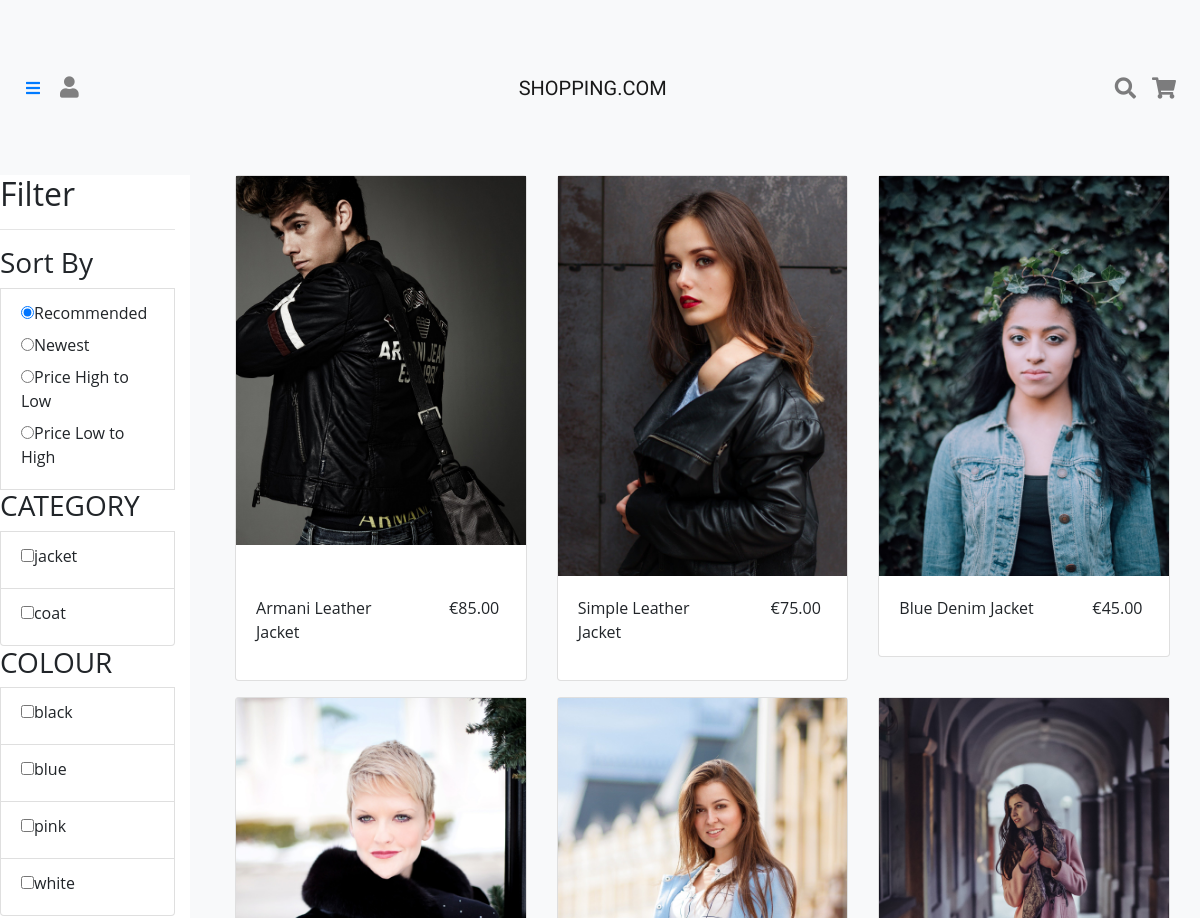
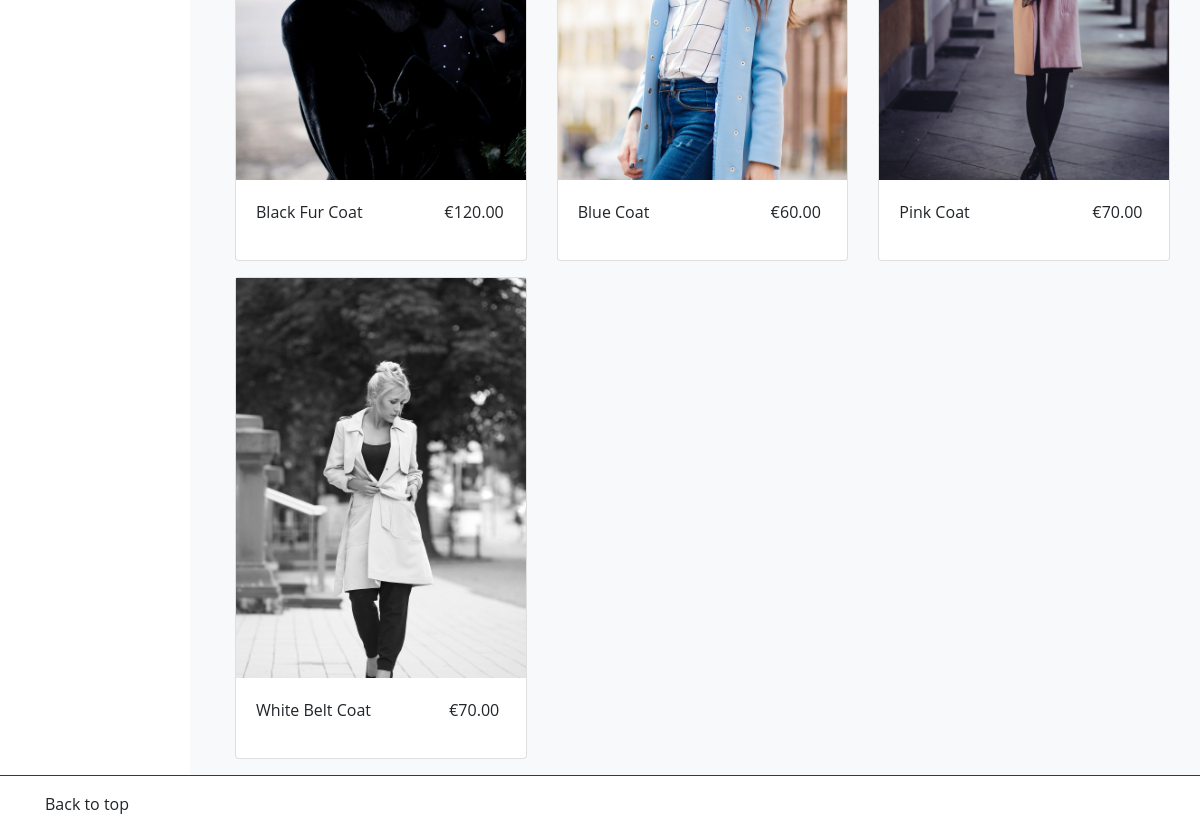
Screenshot of /product/product_list.php?cat=outerwears with the database file from the repository (2 pictures, top to bottom).
### tables this page shows
CREATE TABLE Product(
p_id INT(6) UNSIGNED AUTO_INCREMENT PRIMARY KEY,
p_name VARCHAR(30) NOT NULL,
p_category VARCHAR(30) NOT NULL,
p_sub VARCHAR(30) NOT NULL,
p_colour VARCHAR(30) NOT NULL,
p_price DECIMAL(5,2) NOT NULL,
p_quantity INT(6) NOT NULL,
p_description VARCHAR(1000)
);

### src/controller/Product_cont.php (called while the page is built, shortened)
<?php
	include 'Controller.php';
	class Product_Controller extends Controller{
		public function __construct(){
			$this->model= new Product_model();
		}
		public function productList(){
    		$category = $_REQUEST['cat'];
            $type = 'cat';
    		$sql = 'select * from Product where p_category="'.$category.'"';
    		$lst = $this->model->selectSQL($sql);
    		$rows = $lst -> rowCount();
    		$list = $lst->fetchAll();
    		$clist = $this->model->selectFilter2('p_colour', $category);
    		$slist = $this->model->selectFilter2('p_sub', $category);
            $navbar = $this->navbar();
        	require_once $_SERVER["DOCUMENT_ROOT"]."/view/header.php";
			require_once $_SERVER["DOCUMENT_ROOT"]."/view/product_list.php";
			require_once $_SERVER["DOCUMENT_ROOT"]."/view/footer.php";
    	}
	}

### src/product/product_list.php (called while the page is built)
<?php
  include $_SERVER["DOCUMENT_ROOT"].'/controller/Product_cont.php';
  include $_SERVER["DOCUMENT_ROOT"].'/model/Product_model.php';
  $controller = new Product_Controller();
  $controller -> ProductList();
?>

### src/model/Model.php (called while the page is built, shortened)
<?php
	class Model{
		public $pdo;
		private $host = 'db';
		private $dbuser ='d1234';
		private $dbpwd = '1234';
		private $database = 'mysql';
		public function __construct(){
			try{
				$this->pdo = new PDO("mysql:host=$this->host;dbname=$this->database", $this->dbuser, $this->dbpwd);
				$this->pdo->setAttribute(PDO::ATTR_ERRMODE, PDO::ERRMODE_EXCEPTION);
			}catch(PDOException $e){
				echo 'Could not connect: '. $e -> getMessage();
			}
		}
		public function selectSQL($sql){
			$stmt = $this->pdo->prepare($sql);
			$stmt->execute();
			return $stmt;
		}
	}

### src/model/Product_model.php (called while the page is built, shortened)
<?php
	include 'Model.php';
	class Product_Model extends Model{
		function selectFilter2($filter, $category){
			$sql = "SELECT DISTINCT($filter) from Product where p_category= '$category'";
			$stmt = $this->pdo->prepare($sql);
			$stmt -> execute();
			return $stmt->fetchAll();
		}
	}

### src/view/album.php (the view)
<div class="container text-center">
    <div class="row center">
    <?php if($rows<1): ?>
      <p>No Items Available</p>
    <?php else: ?>
      <?php foreach($list as $productList): ?>
        <div class="col-md-6 col-sm-12 col-lg-4">
          <div class="card mb-3">
              <?php
                $image_src = "/public/img/{$productList['p_category']}/{$productList['p_id']}.jpg";
              ?>
              <div class="image"><img src="<?php echo $image_src;?>" onclick="location.href='/product/viewProduct.php?productNo=<?php echo $productList['p_id'];?>'"></div>
              <div class="card-body">
                <div class="row">
                  <div class="col-8 text-left"><p onclick="location.href='/product/viewProduct.php?productNo=<?php echo $productList['p_id'];?>'"><?php echo $productList['p_name'];?></p></div>
                  <div class="col-md-4">
                    €<?php echo $productList['p_price'];?>
                  </div>
                </div>
              </div>
          </div>
        </div>
      <?php endforeach; ?>
    <?php endif;?>
    </div>
</div>

### src/controller/Controller.php (shortened to what this page needs)
<?php
	class Controller{
		public function navbar(){
        	if(isset($_SESSION['user'])) {
            	$msg = '<a class="nav_link" href="/member/myPage.php"><i class="fas fa-user fa-lg"></i></a>';
          	} else {
	            $msg = '<a class="nav_link" href="/member/login.php"><i class="fas fa-user fa-lg"></i></a>';
          	}
        	$msg .= '</li>';
        	$msg .='</ul>';
		    $msg .='<a class="navbar-brand mx-auto" id="title" href="/index.php">SHOPPING.COM</a>';
    		$msg .='<ul class="navbar-nav ml-auto">';
      		$msg .='<li>';
        	$msg .='<a class="search-form-tigger nav-link" data-toggle="search-form"><i class="fa fa-search fa-lg" aria-hidden="true"></i></a>';
      		$msg .='</li>';
      		$msg .='<li class="nav-item">';
        	if (isset($_SESSION['user']))
          		$msg .= '<a class="nav-link" href="/member/cart.php"><i class="fas fa-shopping-cart fa-lg"></i></a>';
        	else
          		$msg .= '<a class="nav-link" onclick="plsLogin()"><i class="fas fa-shopping-cart fa-lg"></i></a>';
          	return $msg;
		}
	}

### src/view/files.php (shortened to what this page needs)
<link rel="stylesheet" href="https://maxcdn.bootstrapcdn.com/bootstrap/4.0.0/css/bootstrap.min.css">
<link rel="stylesheet" href="https://cdnjs.cloudflare.com/ajax/libs/font-awesome/5.11.2/css/all.css">
<link rel="stylesheet" type="text/css" href="/public/css/styles.css">
<link rel="stylesheet" type="text/css" href="/public/css/navbar.css">
<link rel="stylesheet" type="text/css" href="/public/css/grid.css">
<link rel="stylesheet" type="text/css" href="/public/css/carousel.css">
<link rel="stylesheet" type="text/css" href="/public/css/cart.css">

### src/view/header.php (shortened to what this page needs)
<?php include $_SERVER["DOCUMENT_ROOT"]."/view/files.php";?>
<header>
  <nav class="navbar navbar-expand navbar-light fixed-top bg-light">
    <a href="javascript:void(0)" class="openbtn" onclick="openNav()"><i class="fas fa-bars"></i></a>
    <ul class="navbar-nav mr-auto">
      <li class="nav-item">
        <?php echo $navbar;?>
      </li>
    </ul>
  </nav>
</header>

### src/view/product_list.php (shortened to what this page needs)
<main id = "main <?php echo $type?>">
  <div class="top-text mt-4 mb-4">
    <div class="h1 text-center">
      <span class="title"><?php echo $title;?></span>
    </div>
  </div>
  <div class="row">
    <div class="d-none d-sm-block col-md-2"></div>
  </div>
<div class="row">
  <div class="d-none d-sm-block col-md-2">
    <h2>Filter</h2>
    <hr>
    <div class="list-group">
      <h3>Sort By</h3>
      <div class="list-group-item radio">
        <label><input type="radio" name="sortby" class="sortby" value="recommend" checked>Recommended</label>
        <label><input type="radio" name="sortby" class="sortby" value="newest">Newest</label>
        <label><input type="radio" name="sortby" class="sortby" value="highPrice">Price High to Low</label>
        <label><input type="radio" name="sortby" class="sortby" value="lowPrice">Price Low to High</label>
      </div>
      <h3>CATEGORY</h3>
      <?php foreach($slist as $row):?>
        <div class="list-group-item checkbox">
          <label><input type="checkbox" class="filterselector sub" value="<?php echo $row['p_sub']; ?>"><?php echo $row['p_sub']; ?></label>
        </div>
      <?php endforeach;?>
    </div>
    <div class="list-group">
      <h3>COLOUR</h3>
      <?php foreach($clist as $row):?>
        <div class="list-group-item checkbox">
          <label><input type="checkbox" class="filterselector colour" value="<?php echo $row['p_colour']; ?>"><?php echo $row['p_colour']; ?></label>
        </div>
      <?php endforeach;?>
    </div>
  </div>
  <div class="album bg-light col-12 col-md-10  text-center">
    <?php include 'album.php';?>
  </div>
</div>
</main>

### src/view/footer.php
<footer class="footer border border-dark border-bottom-0 border-right-0 border-left-0">
    <div class="container">
        <p class="goto-top">Back to top</p>
    </div>
</footer>

### src/public/css/styles.css (style rules this page uses)
footer { padding-bottom: 1rem; padding-top:1rem; }
footer p { margin-bottom: .25rem; }
main { margin-top:5%; }
#title { font-family: 'Bad Script', cursive; }
span { -webkit-user-select: none; -moz-user-select: none; -ms-user-select: none; }

### src/public/css/navbar.css (style rules this page uses)
.openbtn { margin-left : 10px; margin-right:20px }
.navbar { position:absolute; height:10%; z-index: 1; }
.nav_link { color: grey; margin :auto; }

### src/public/css/grid.css (style rules this page uses)
.container { display:flex; }
.center { margin: auto; width: 100%; border: 3px; }
.image { width: 100%; height: 400px; overflow : hidden; }
.card { max-width: 600px; }
img { max-width: 100%; }

### rows the page displays
product: p_category+p_id (picture), p_name "Armani Leather Jacket", p_price "85.00"
product: p_category+p_id (picture), p_name "Simple Leather Jacket", p_price "75.00"
product: p_category+p_id (picture), p_name "Blue Denim Jacket", p_price "45.00"
product: p_category+p_id (picture), p_name "Black Fur Coat", p_price "120.00"
product: p_category+p_id (picture), p_name "Blue Coat", p_price "60.00"
product: p_category+p_id (picture), p_name "Pink Coat", p_price "70.00"
product: p_category+p_id (picture), p_name "White Belt Coat", p_price "70.00"

### other values shown
$row['p_sub'] "jacket"
$row['p_sub'] "coat"
$row['p_colour'] "black"
$row['p_colour'] "blue"
$row['p_colour'] "pink"
$row['p_colour'] "white"
